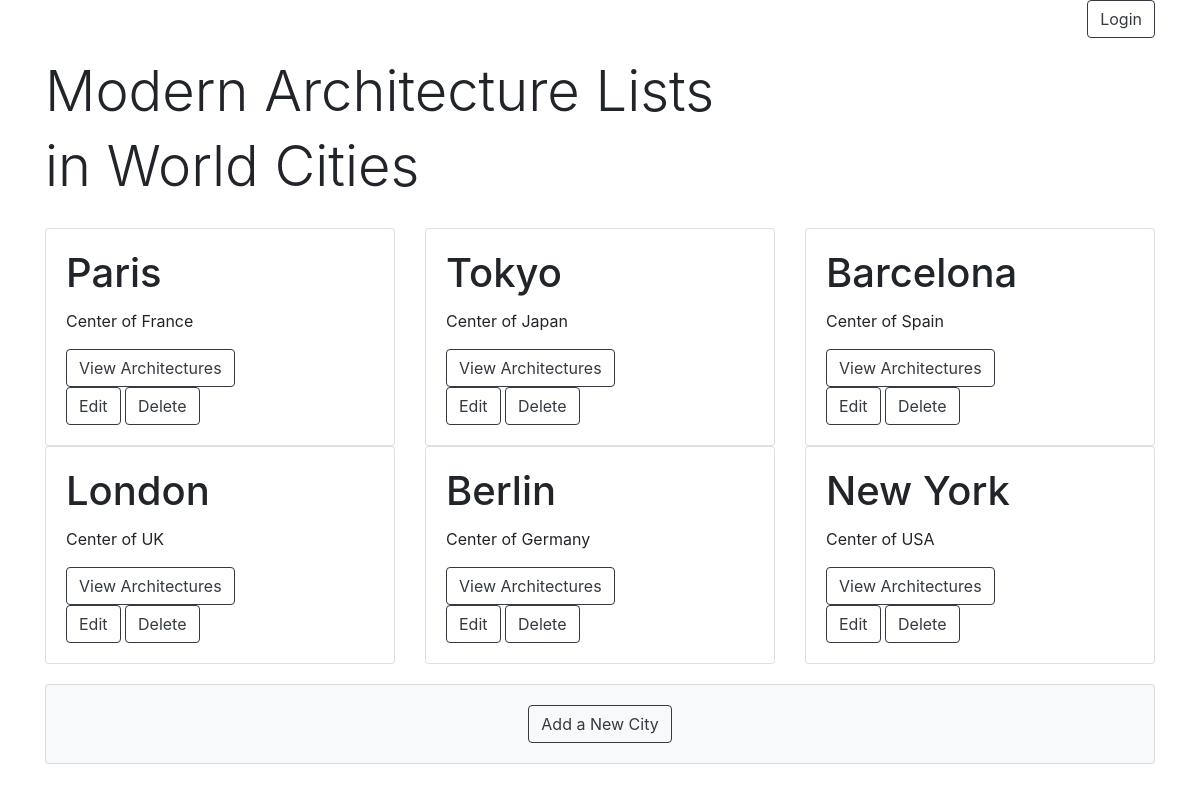
Screenshot of /cities/ with the database file from the repository.
### database_setup.py (models this page shows, shortened)
class City(Base):
    __tablename__ = 'city'
    id = Column(Integer, primary_key=True)
    name = Column(String(250), nullable=False)
    description = Column(String(250), nullable=False)
    user_id = Column(Integer, ForeignKey('user.id'))
    user = relationship(User, )

### project.py (the view)
@app.route('/')
@app.route('/cities/')
def showCities():
    cities = session.query(City).order_by(City.id)
    return render_template('cities.html', cities=cities)

### templates/cities.html
{% extends "main.html" %}
{% block content %}
{% include "header.html" %}
<div class='row'>
    <h1 class='col-12 display-4'>Modern Architecture Lists</h1>
    <h1 class='col-12 display-4'>in World Cities</h1>
</div>
<div class='row'>
	{% for city in cities %}
        <div class='col-sm-4'>
            <div class="card">
                <div class="card-body">
                    <h1 class="card-title">{{city.name}}</h1>
                    <p class="card-text">{{city.description}}</p>
                    <div class='first-button'>
                        <a href="{{url_for('showArchitectures', city_id=city.id)}}" class='btn btn-outline-dark'>View Architectures</a>
                    </div>
                    <div class='second-button'>
                        <a href="{{url_for('editCity', city_id=city.id)}}" class='btn btn-outline-dark'>Edit</a>
                        <a href="{{url_for('deleteCity', city_id=city.id)}}" class='btn btn-outline-dark'>Delete</a>
                    </div>
                </div>
            </div>
        </div>
    {% endfor %}
</div>
<div class='row'>
    <div class='col-sm-12'>
            <div class="card bg-light mb-3">
            <div class="card-body text-center">
                <a href="{{url_for('newCity')}}" class='btn btn-outline-dark'>Add a New City</a>
            </div>
        </div>
    </div>
</div>
{% endblock %}

### templates/main.html (shortened to what this page needs)
<!DOCTYPE html>
<html lang="en">
	<head>
		<link rel="stylesheet" href="//netdna.bootstrapcdn.com/bootstrap/4.1.2/css/bootstrap.min.css">
		<link rel=stylesheet type=text/css href="{{ url_for('static', filename='styles.css') }}">
	</head>
	<body>
		<div class="container">
			{% block content %}
			{% endblock %}
		</div>
	</body>
</html>

### templates/header.html
<div class="row top-menu">
	<div class="col-md-6">
	</div>
	<div class="col-md-6 text-right">
		<a href={{url_for('showLogin')}} class='btn btn-outline-dark'>Login</a>
	</div>
</div>

### static/styles.css (style rules this page uses)
.row { padding-bottom: 20px; }

### rows the page displays
City: name "Paris", description "Center of France"
City: name "Tokyo", description "Center of Japan"
City: name "Barcelona", description "Center of Spain"
City: name "London", description "Center of UK"
City: name "Berlin", description "Center of Germany"
City: name "New York", description "Center of USA"
